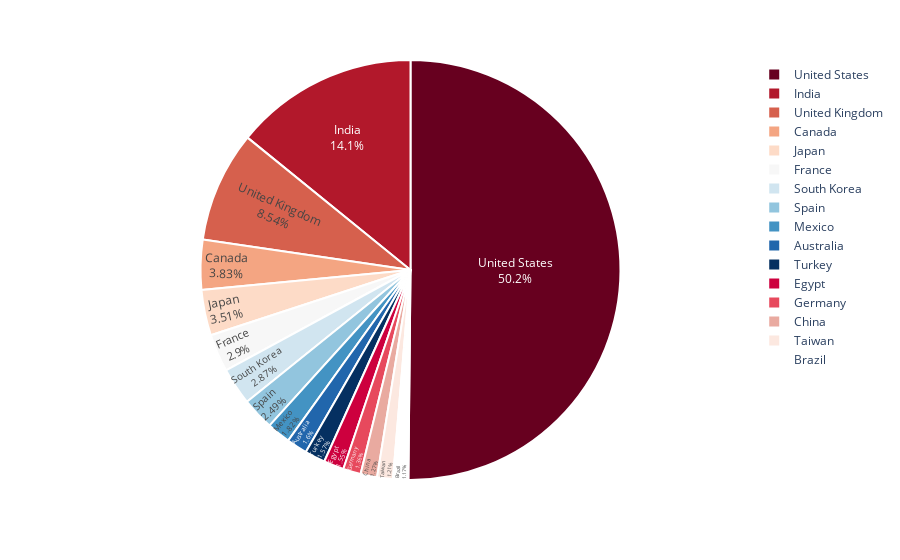

Notebook code for this chart:
### Markdown cell above
<h2>Movies and Tv-show - Based on countries </h2>

### Code cell
#Now let's do this with some other comparison like country
country_data= data.country_main.value_counts().reset_index()

country_data=country_data[country_data['country_main']/country_data['country_main'].sum()>0.01]
fig = px.pie(country_data, values='country_main', names='index',color_discrete_sequence=px.colors.sequential.RdBu)
fig.update_traces(textposition='inside', textinfo='percent+label',
                  marker = dict(line = dict(color = 'white', width =2)))
fig.show()

### Figure 1 — Plotly figure (JSON) as saved in the notebook; plotly's stock layout.template omitted (floating-point values rounded to 4 significant figures)
{"data": [{"domain": {"x": [0, 1], "y": [0, 1]}, "hovertemplate": "index=%{label}<br>country_main=%{value}<extra></extra>", "labels": ["United States", "India", "United Kingdom", "Canada", "Japan", "France", "South Korea", "Spain", "Mexico", "Australia", "Turkey", "Egypt", "Germany", "China", "Taiwan", "Brazil"], "legendgroup": "", "marker": {"line": {"color": "white", "width": 2}}, "name": "", "showlegend": true, "textinfo": "percent+label", "textposition": "inside", "type": "pie", "values": [3390, 956, 577, 259, 237, 196, 194, 168, 123, 108, 106, 105, 92, 86, 82, 79]}], "layout": {"legend": {"tracegroupgap": 0}, "margin": {"t": 60}, "piecolorway": ["rgb(103,0,31)", "rgb(178,24,43)", "rgb(214,96,77)", "rgb(244,165,130)", "rgb(253,219,199)", "rgb(247,247,247)", "rgb(209,229,240)", "rgb(146,197,222)", "rgb(67,147,195)", "rgb(33,102,172)", "rgb(5,48,97)"]}}
